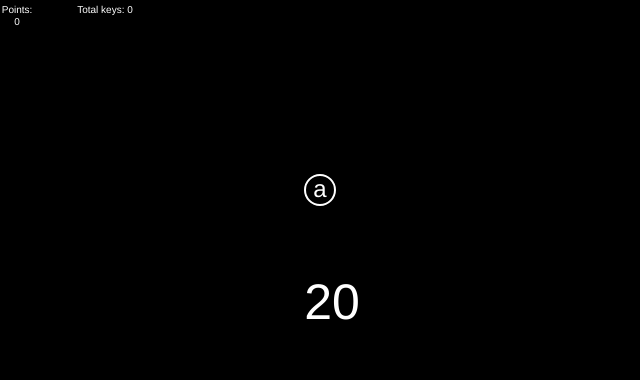
Frame 1 (no input)
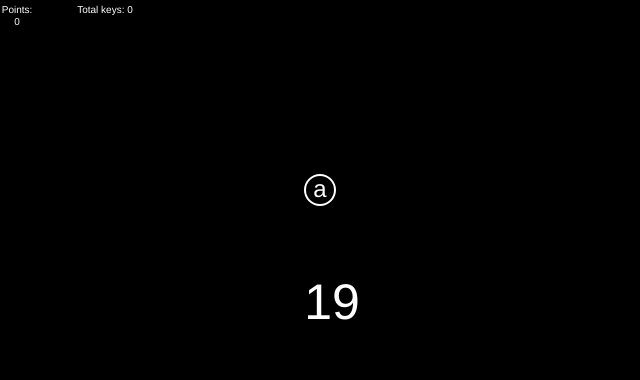
Frame 60 (no input)
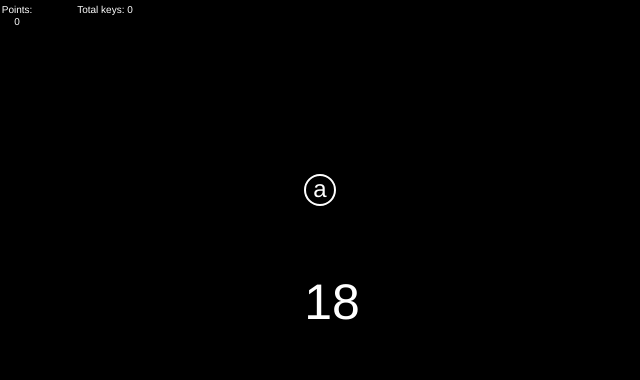
Frame 120 (the mouse pressed at the canvas centre since frame 60)

The p5.js sketch that drew these frames (run headless with seeded random() and noise() and a simulated clock; from frame 60 on, the mouse is pressed at the canvas centre):

// p5.js sketch
// ── sketch.js
var target;
var score;
var timer;

var seconds = 20;

function setup() {
  createCanvas(640, 380);
  target = new Target(width/2, height/2);
  score = new Score();
  timer = new Timer(seconds);
}

function draw() {
  if(timer.hasTimeLeft){
    background(0);
  } else {
    background(100);
  }
  target.render();
  score.render();
  timer.render();
}

function keyPressed() {
  if(timer.hasTimeLeft){
    if (keyCode === target.keyCode) {
      target.update()
      score.update(1);
    } else {
      background(255,0,0);
      score.update(0);
    }
  } else {
    if(keyCode === RETURN){
      target = new Target(width/2, height/2);
      score = new Score();
      timer = new Timer(seconds);
    }
  }
}

// ── score.js
function Score(){
  this.pos = createVector(5 ,5);
  this.points = 0;
  this.timesKeyPressed = 0;

  this.render = function(){
    noStroke();
    fill(255);
    textSize(10);
    text("Points: " + this.points, this.pos.x, this.pos.y, 24, 100);
    text("Total keys: " + this.timesKeyPressed, this.pos.x, this.pos.y, 200, 100);

  }

  this.update = function(points){
    this.points += points;
    this.timesKeyPressed++;
  }

}

// ── target.js
function Target(x, y){
  this.pos = createVector(x, y); // target postition
  this.d = 30; // target diameter
  this.color = 255;
  this.keyCode = 65;
  this.fontSize = 24;

  this.render = function(){
    stroke(255);
    strokeWeight(2);
    noFill();
    ellipse(this.pos.x, this.pos.y, this.d);

    noStroke();
    fill(255);
    textSize(this.fontSize);
    textAlign(CENTER);
    text(String.fromCharCode(this.keyCode).toLowerCase(), this.pos.x - this.fontSize/2, this.pos.y - this.fontSize/2, this.fontSize, this.fontSize);
  }

  this.setNewPosition = function(){
    var newX = map(Math.random(), 0, 1, 10 + this.d, width-10-this.d);
    var newY = map(Math.random(), 0, 1, 10 + this.d, height-10-this.d);
    this.pos = createVector(newX ,newY);
  }
}

// ── timer.js
function Timer(time){
  this.time = time;
  this.start = millis();
  this.timeLeft = this.time;
  this.hasTimeLeft = true;

  this.render = function(){
    if(this.timeLeft > 0){
      this.timeLeft = round(this.time - (millis() - this.start) / 1000);
    } else {
      this.hasTimeLeft = false;
    }

    noStroke();
    fill(255);
    textSize(50);
    text(this.timeLeft, width/2, height-100, 24, 100);

  }

}
